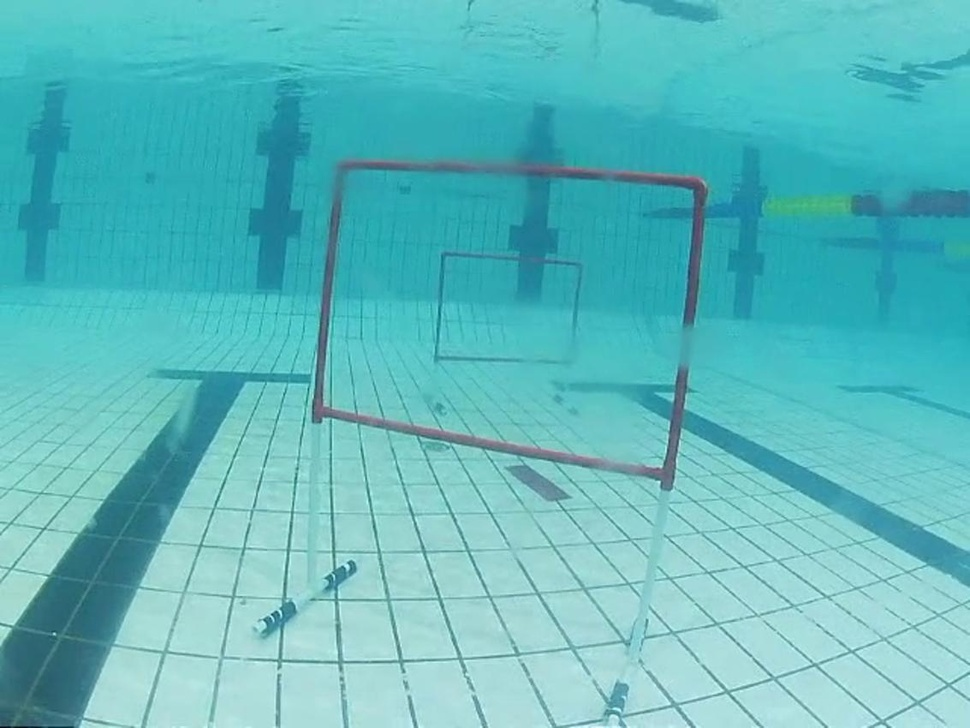
#> input picture examples/images/239.jpg, 970 x 728 px, shrunk from 1133 x 850 before the run
$ python image_enhancement.py ../../../examples/images/239.jpg
#> lines starting #> are read from the running program, lines starting #| are printed output that depends on the picture
#> further down, image is the input picture: shape (728, 970, 3); mean B, G, R 190.6, 186.9, 94.1
"""
图像增强模块 - 用于水下图像的亮度和对比度增强
适用于光线不足的水下环境
"""
import cv2
import numpy as np
from typing import Optional


class ImageEnhancer:
    """
    图像增强器，提供多种增强方法以改善水下图像质量
    """

    def __init__(self,
                 enable_clahe: bool = True,
                 enable_gamma: bool = False,
                 enable_brightness: bool = False,
                 clahe_clip_limit: float = 3.0,
                 clahe_tile_size: int = 8,
                 gamma_value: float = 1.5,
                 brightness_value: int = 30):
        """
        初始化图像增强器

        参数:
            enable_clahe: 是否启用CLAHE（对比度限制自适应直方图均衡化）
            enable_gamma: 是否启用伽马校正
            enable_brightness: 是否启用简单亮度增强
            clahe_clip_limit: CLAHE对比度限制值（1.0-5.0，默认3.0）
            clahe_tile_size: CLAHE分块大小（默认8x8）
            gamma_value: 伽马值（>1增亮，<1变暗，默认1.5）
            brightness_value: 亮度增加值（0-100，默认30）
        """
        self.enable_clahe = enable_clahe
        self.enable_gamma = enable_gamma
        self.enable_brightness = enable_brightness

        self.gamma_value = gamma_value
        self.brightness_value = brightness_value

        # 创建CLAHE对象（仅在启用时）
        if self.enable_clahe:
            self.clahe = cv2.createCLAHE(
                clipLimit=clahe_clip_limit,
                tileGridSize=(clahe_tile_size, clahe_tile_size)
            )
        else:
            self.clahe = None

        # 预计算伽马查找表（加速处理）
        if self.enable_gamma:
            self.gamma_table = self._build_gamma_table(gamma_value)
        else:
            self.gamma_table = None

    # [14 lines left out: function _build_gamma_table, not called in this run]

    def enhance_clahe(self, image: np.ndarray) -> np.ndarray:
        """
        使用CLAHE增强图像
        适合水下场景，能够增强局部对比度而不过度增强噪声

        参数:
            image: 输入图像（BGR格式）

        返回:
            增强后的图像
        """
        # 转换到LAB色彩空间
        lab = cv2.cvtColor(image, cv2.COLOR_BGR2LAB)
#> lab: shape (728, 970, 3); mean of channels 0, 1, 2 180.5, 103, 118.1
        l, a, b = cv2.split(lab)
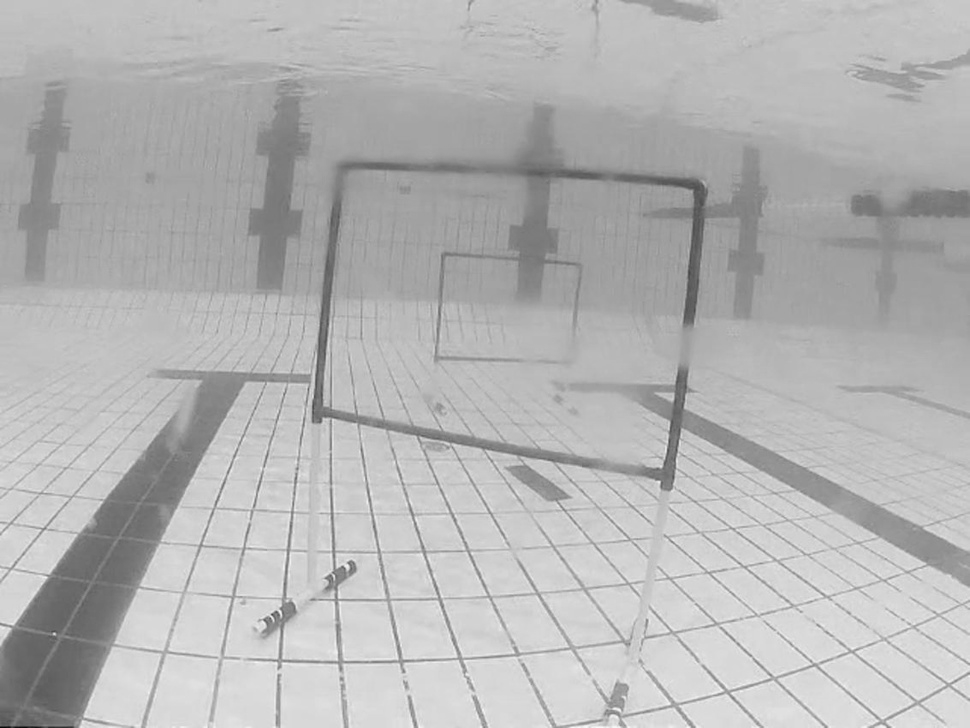
#> l: shape (728, 970); min 9, max 249, mean 180.5
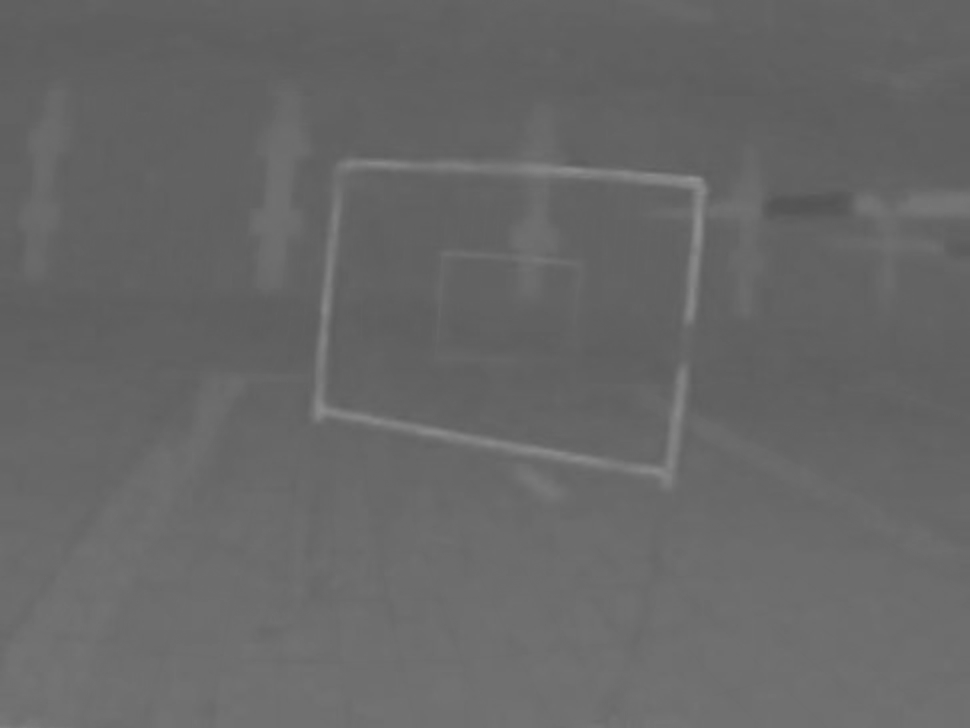
#> a: shape (728, 970); min 83, max 146, mean 103
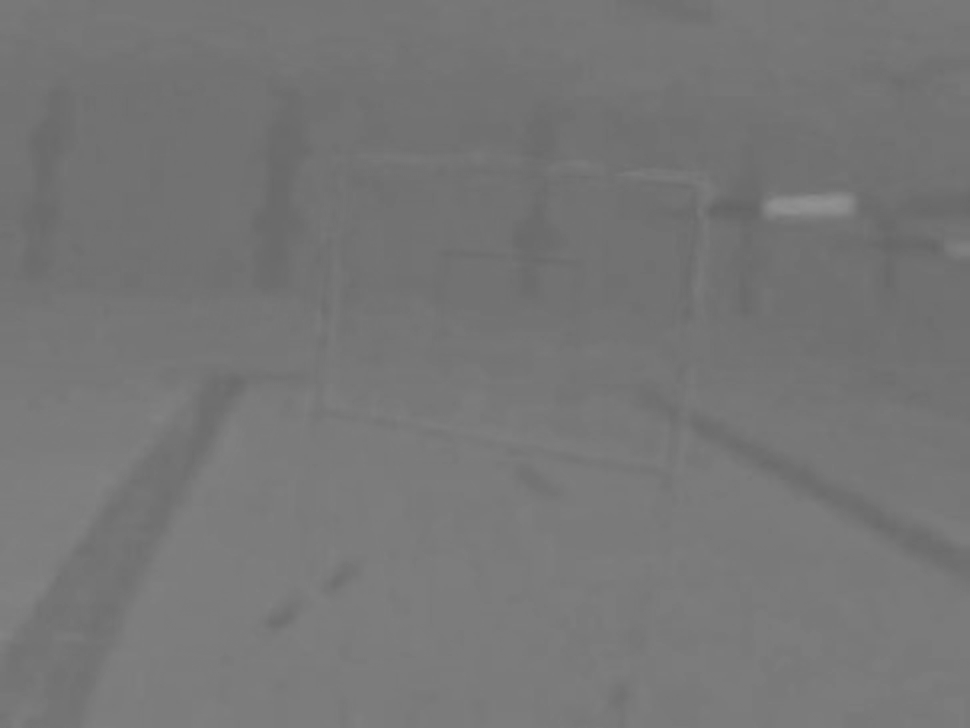
#> b: shape (728, 970); min 100, max 146, mean 118.1

        # 只对L通道应用CLAHE
        l_enhanced = self.clahe.apply(l)
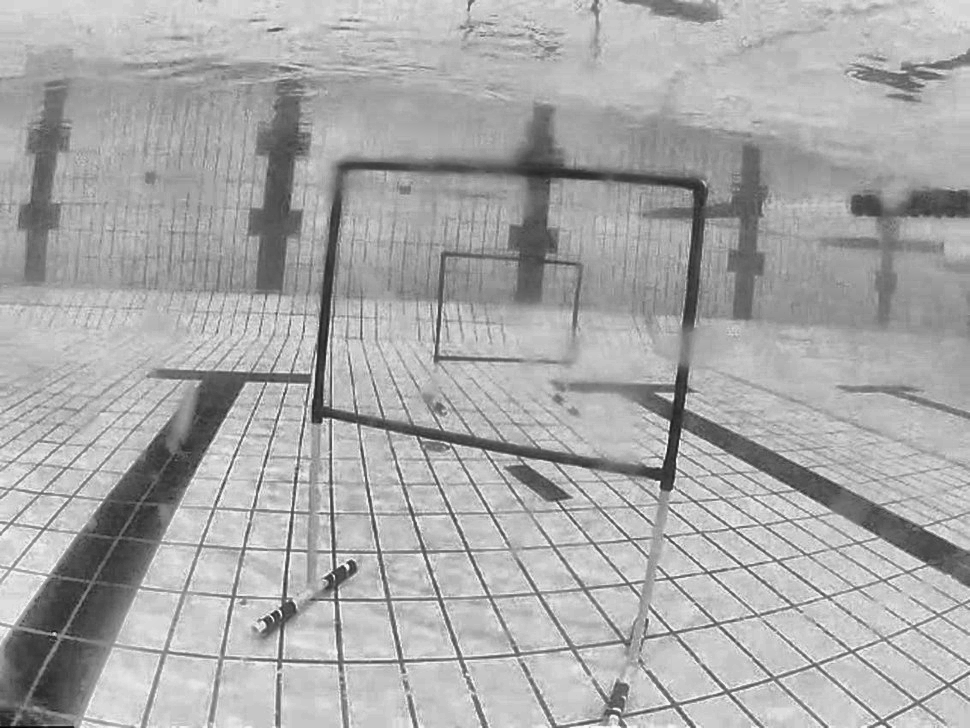
#> l_enhanced: shape (728, 970); min 4, max 251, mean 169.3

        # 合并通道
        lab_enhanced = cv2.merge([l_enhanced, a, b])
#> lab_enhanced: shape (728, 970, 3); mean of channels 0, 1, 2 169.3, 103, 118.1

        # 转换回BGR
        enhanced = cv2.cvtColor(lab_enhanced, cv2.COLOR_LAB2BGR)
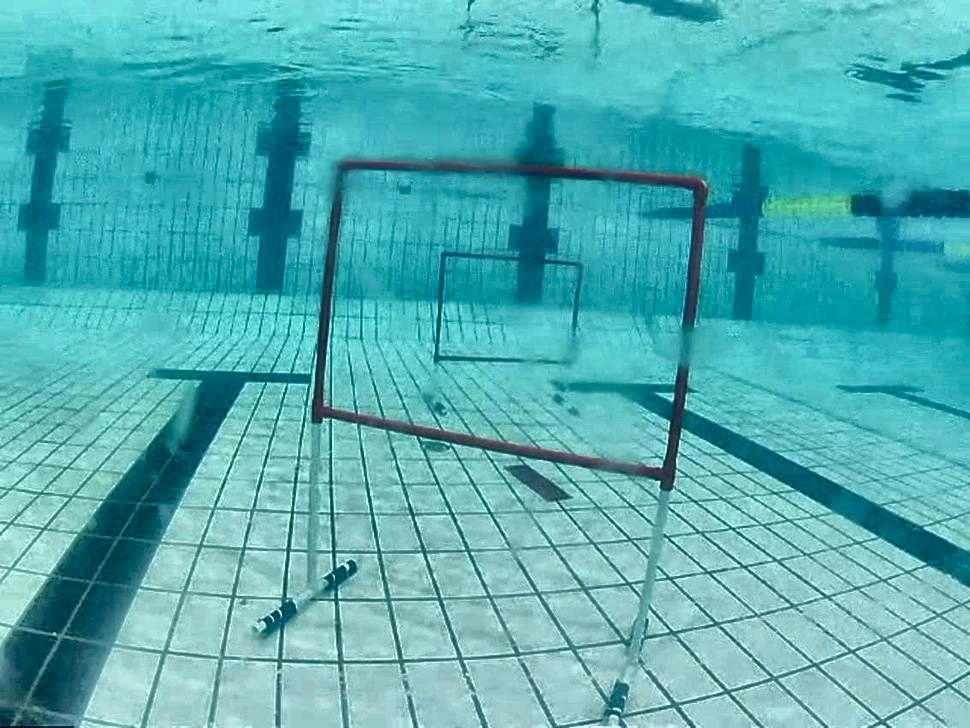
#> enhanced: shape (728, 970, 3); mean B, G, R 179.1, 175.6, 81.2

        return enhanced

    # [25 lines left out: functions enhance_gamma, enhance_brightness, not called in this run]

    def enhance(self, image: np.ndarray) -> np.ndarray:
        """
        应用所有启用的增强方法

        参数:
            image: 输入图像（BGR格式）

        返回:
            增强后的图像
        """
        if image is None or image.size == 0:
            return image

        enhanced = image.copy()

        # 按顺序应用增强
        if self.enable_brightness:
            enhanced = self.enhance_brightness(enhanced)

        if self.enable_gamma:
            enhanced = self.enhance_gamma(enhanced)

        if self.enable_clahe:
            enhanced = self.enhance_clahe(enhanced)

        return enhanced

    # [73 lines left out: functions update_params, enhance_underwater_image, not called in this run]


if __name__ == "__main__":
    """测试代码"""
    import sys

    if len(sys.argv) < 2:
        print("用法: python image_enhancement.py <图像路径>")
        sys.exit(1)

    # 读取测试图像
    image_path = sys.argv[1]
    image = cv2.imread(image_path)

    if image is None:
        print(f"无法读取图像: {image_path}")
        sys.exit(1)

    # 创建增强器
    enhancer = ImageEnhancer(
        enable_clahe=True,
        enable_gamma=False,
        enable_brightness=False,
        clahe_clip_limit=3.0
    )

    # 增强图像
    enhanced = enhancer.enhance(image)

    # 显示对比
    comparison = np.hstack([image, enhanced])
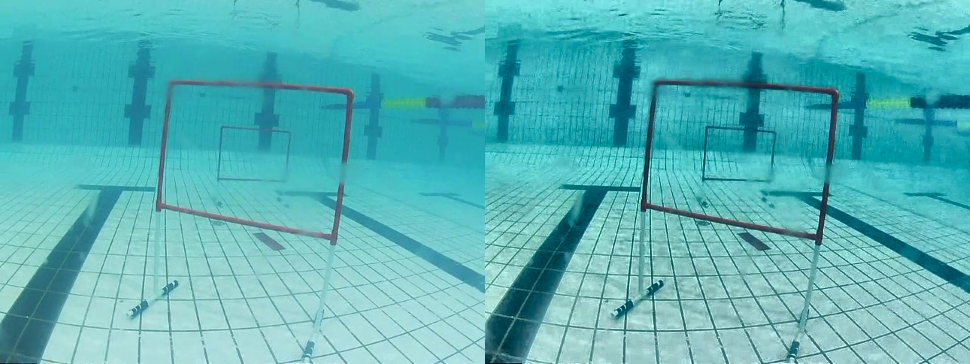
#> comparison: shape (728, 1940, 3) (shown at 1/2 size); mean B, G, R 184.8, 181.2, 87.6
    cv2.imshow("Original vs Enhanced", comparison)

    print("按任意键退出...")
    cv2.waitKey(0)
    cv2.destroyAllWindows()

    # 保存结果
    output_path = image_path.rsplit('.', 1)[0] + '_enhanced.jpg'
    cv2.imwrite(output_path, enhanced)
    print(f"增强后的图像已保存至: {output_path}")
